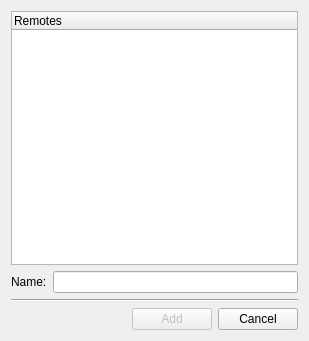
<ui version="4.0" >
 <class>NewMode</class>
 <widget class="QDialog" name="NewMode" >
  <property name="geometry" >
   <rect>
    <x>0</x>
    <y>0</y>
    <width>309</width>
    <height>341</height>
   </rect>
  </property>
  <property name="windowTitle" >
   <string>New Mode</string>
  </property>
  <layout class="QVBoxLayout" >
   <property name="spacing" >
    <number>6</number>
   </property>
   <property name="margin" >
    <number>11</number>
   </property>
   <item>
    <widget class="QTreeWidget" name="theRemotes" >
     <column>
      <property name="text" >
       <string>Remotes</string>
      </property>
     </column>
    </widget>
   </item>
   <item>
    <layout class="QHBoxLayout" >
     <property name="spacing" >
      <number>6</number>
     </property>
     <property name="margin" >
      <number>0</number>
     </property>
     <item>
      <widget class="QLabel" name="textLabel5" >
       <property name="text" >
        <string>Name:</string>
       </property>
      </widget>
     </item>
     <item>
      <widget class="QLineEdit" name="theName" />
     </item>
    </layout>
   </item>
   <item>
    <widget class="Line" name="line2" >
     <property name="frameShape" >
      <enum>QFrame::HLine</enum>
     </property>
     <property name="frameShadow" >
      <enum>QFrame::Sunken</enum>
     </property>
     <property name="orientation" >
      <enum>Qt::Horizontal</enum>
     </property>
    </widget>
   </item>
   <item>
    <layout class="QHBoxLayout" >
     <property name="spacing" >
      <number>6</number>
     </property>
     <property name="margin" >
      <number>0</number>
     </property>
     <item>
      <spacer>
       <property name="orientation" >
        <enum>Qt::Horizontal</enum>
       </property>
       <property name="sizeType" >
        <enum>QSizePolicy::Expanding</enum>
       </property>
       <property name="sizeHint" stdset="0" >
        <size>
         <width>61</width>
         <height>21</height>
        </size>
       </property>
      </spacer>
     </item>
     <item>
      <widget class="KPushButton" name="kPushButton6" >
       <property name="enabled" >
        <bool>false</bool>
       </property>
       <property name="text" >
        <string>Add</string>
       </property>
      </widget>
     </item>
     <item>
      <widget class="KPushButton" name="kPushButton5" >
       <property name="text" >
        <string>Cancel</string>
       </property>
      </widget>
     </item>
    </layout>
   </item>
  </layout>
 </widget>
 <layoutdefault spacing="6" margin="11" />
 <pixmapfunction>qPixmapFromMimeSource</pixmapfunction>
 <customwidgets>
  <customwidget>
   <class>KPushButton</class>
   <extends>QPushButton</extends>
   <header>kpushbutton.h</header>
   <container>1</container>
  </customwidget>
 </customwidgets>
 <resources/>
 <connections/>
</ui>
